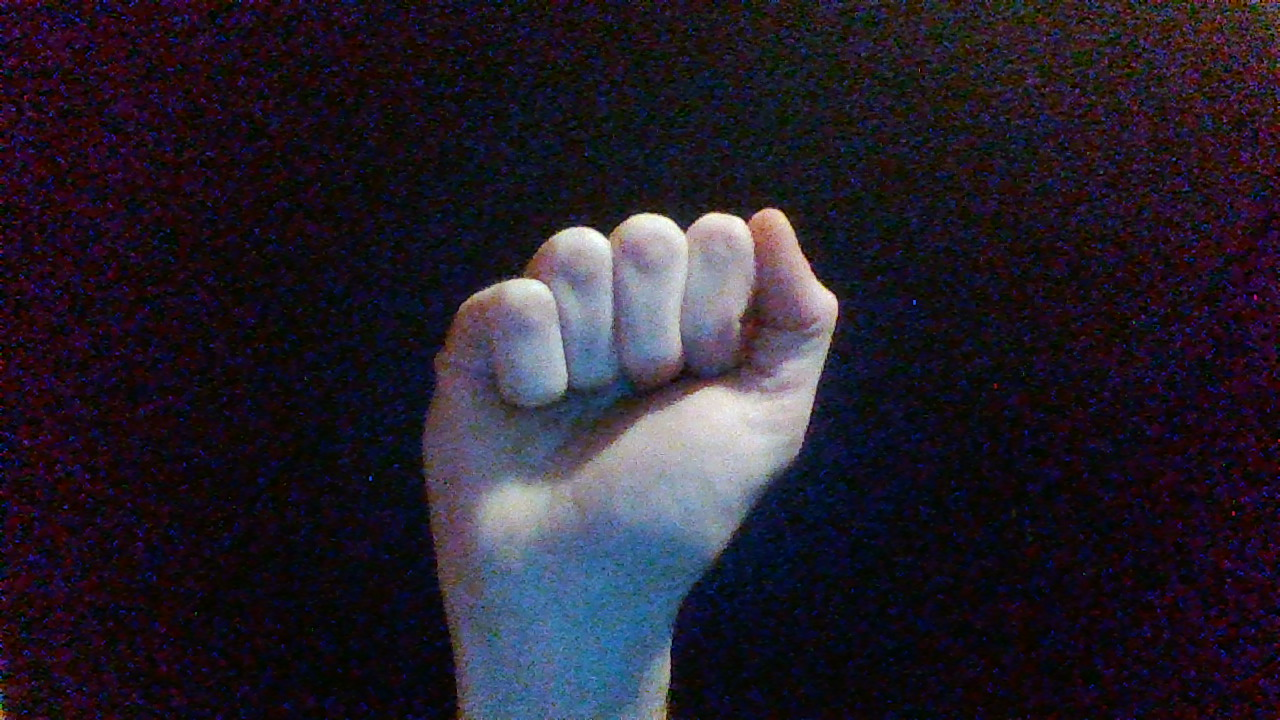
#> input picture images/A1.jpg, 1280 x 720 px
$ python -i process.py   (imports and definitions only)
#> lines starting #> are read from the running program, lines starting #| are printed output that depends on the picture; after the words box and inside, x2 and y2 are one past the last pixel; in counts of white or black regions, pixels touching at a corner belong together
# Imports

import cv2
import imutils
import numpy as np


# tabela znakow do rozpoznania

'''
characters = ["A", "B", "L", "V", "Y"]

im = cv2.imread("images/Y1.jpg")
cv2.imshow("Image", im)
cv2.waitKey(0)


gray = cv2.cvtColor(im, cv2.COLOR_BGR2GRAY)
gray = cv2.GaussianBlur(gray, (5, 5), 0)
cv2.imshow("Gray", gray)
cv2.waitKey(0)

lower = np.array(68)
upper = np.array(255)

frame_threshold = cv2.inRange(gray, lower, upper)

cv2.imshow("Threshold", frame_threshold)
cv2.waitKey(0)
'''
font = cv2.FONT_HERSHEY_SIMPLEX

# funcja przetwarzajaca zdjecia i znajdujaca charakterystyczne punkty na zdjeciach
def preprocess_image(image):

    # ladowanie zdjecia
#> called with image = 'images/A1.jpg'
    im = cv2.imread(image)
#> im is the input picture: shape (720, 1280, 3); mean B, G, R 42.7, 31, 37
    imag = cv2.imread(image)

    im = im[10:-10,10:-10]
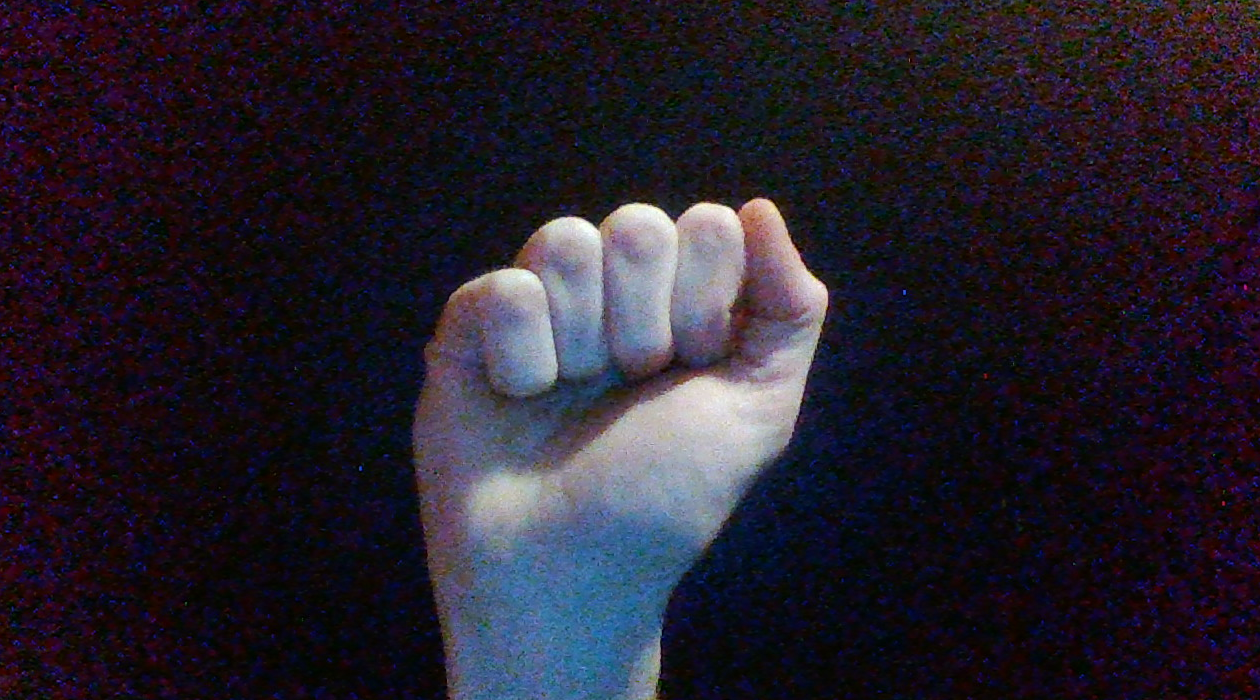
#> im: shape (700, 1260, 3); mean B, G, R 43.2, 31.5, 37.2

    # konwersja na zdjecie czarno-biale oraz dadanie rozmycia Gaussa
    gray = cv2.cvtColor(im, cv2.COLOR_BGR2GRAY)
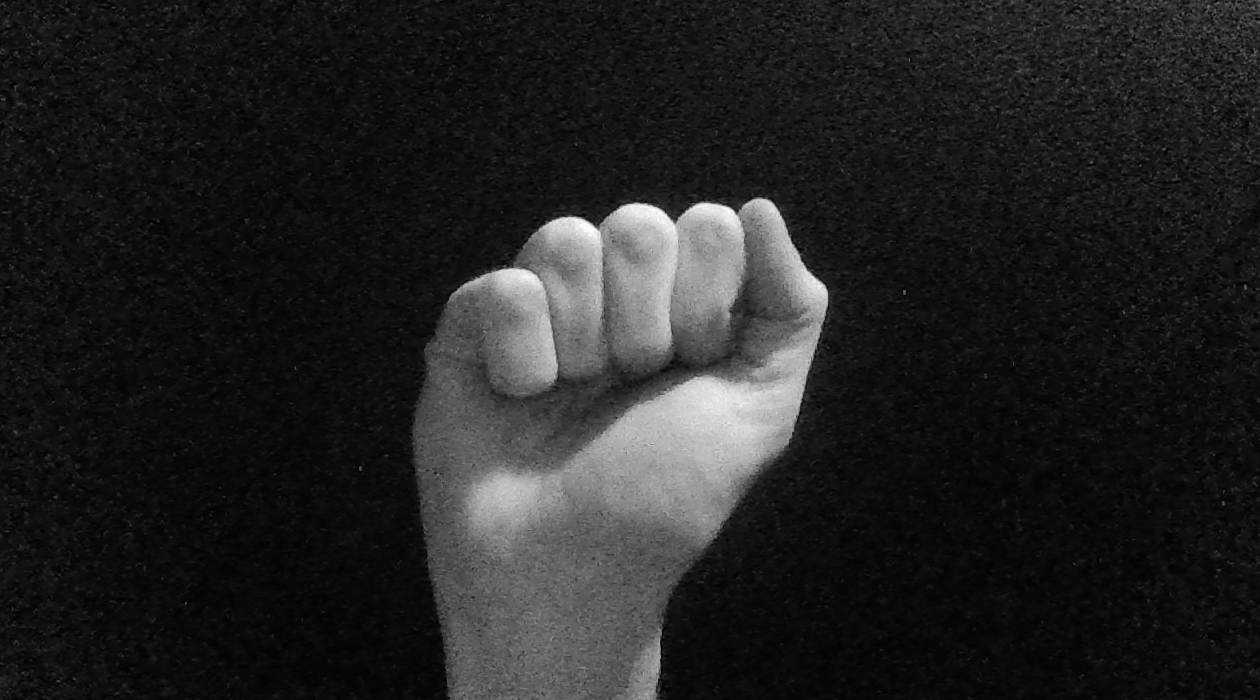
#> gray: shape (700, 1260); min 0, max 254, mean 34.5
    gray = cv2.GaussianBlur(gray, (5, 5), 0)

    # ustalenie granic thresholdu aby wykryc granice dloni
    lower = np.array([77, 77, 77])
    upper = np.array([255, 255, 255])

    frame_threshold = cv2.inRange(im, lower, upper)
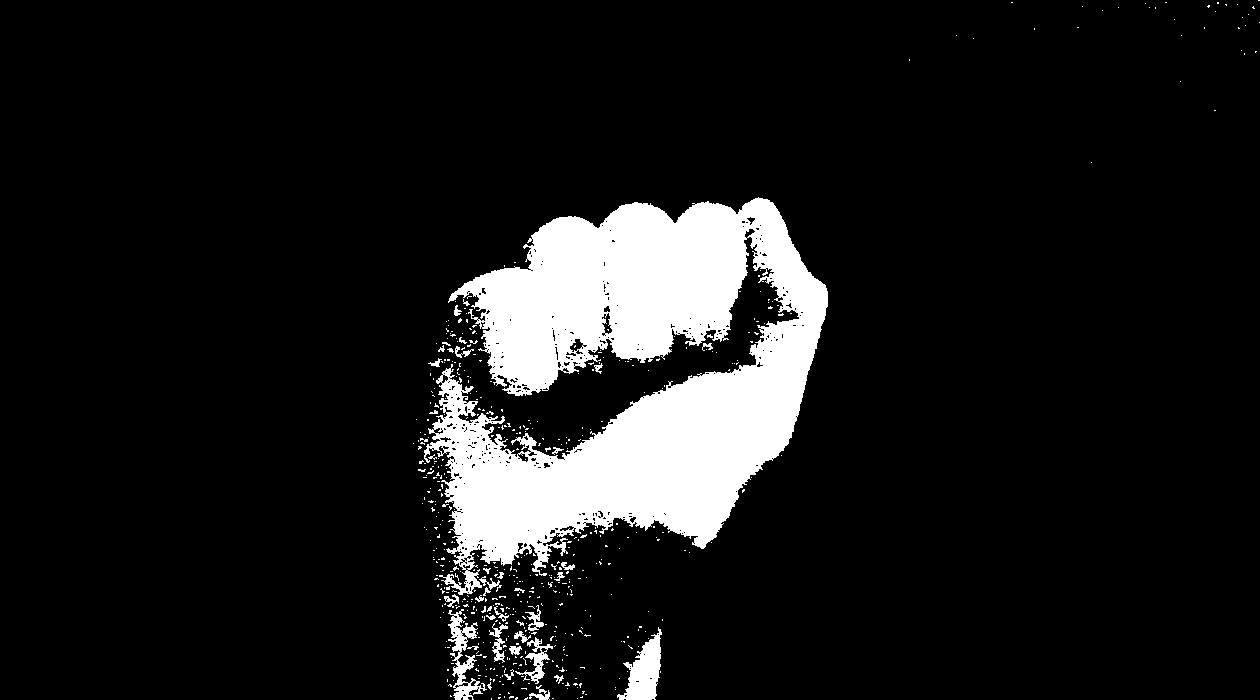
#> frame_threshold: shape (700, 1260); 10.6% white; 564 white regions (530 under 20 px)


    #znalezienie kontur oraz wybranie najdluzszej (obrys dloni)
    cnts = cv2.findContours(frame_threshold.copy(), cv2.RETR_EXTERNAL,
	cv2.CHAIN_APPROX_SIMPLE)
#> cnts = 561 contours, 540 with area under 20; largest, box (x1, y1, x2, y2) and area: (424, 197, 828, 595) 85541, (617, 627, 662, 700) 1545, (448, 609, 487, 700) 1074, (515, 637, 553, 684) 418, (489, 623, 508, 663) 194
    cnts = imutils.grab_contours(cnts)
    c = max(cnts, key=cv2.contourArea)
#> c = contour of 3031 points, box (x1, y1, x2, y2) (424, 197, 828, 595), area 85541

    # punkty charakterystyczne (maxLeft, maxRight, extTop, extBot)
    extLeft = tuple(c[c[:, :, 0].argmin()][0])
#> extLeft = (424, 450)
    extRight = tuple(c[c[:, :, 0].argmax()][0])
#> extRight = (827, 306)
    extTop = tuple(c[c[:, :, 1].argmin()][0])
#> extTop = (758, 197)
    extBot = tuple(c[c[:, :, 1].argmax()][0])
#> extBot = (459, 594)

    # dorysowanie punktow do zdjecia
    cv2.drawContours(im, [c], -1, (0, 255, 255), 2)
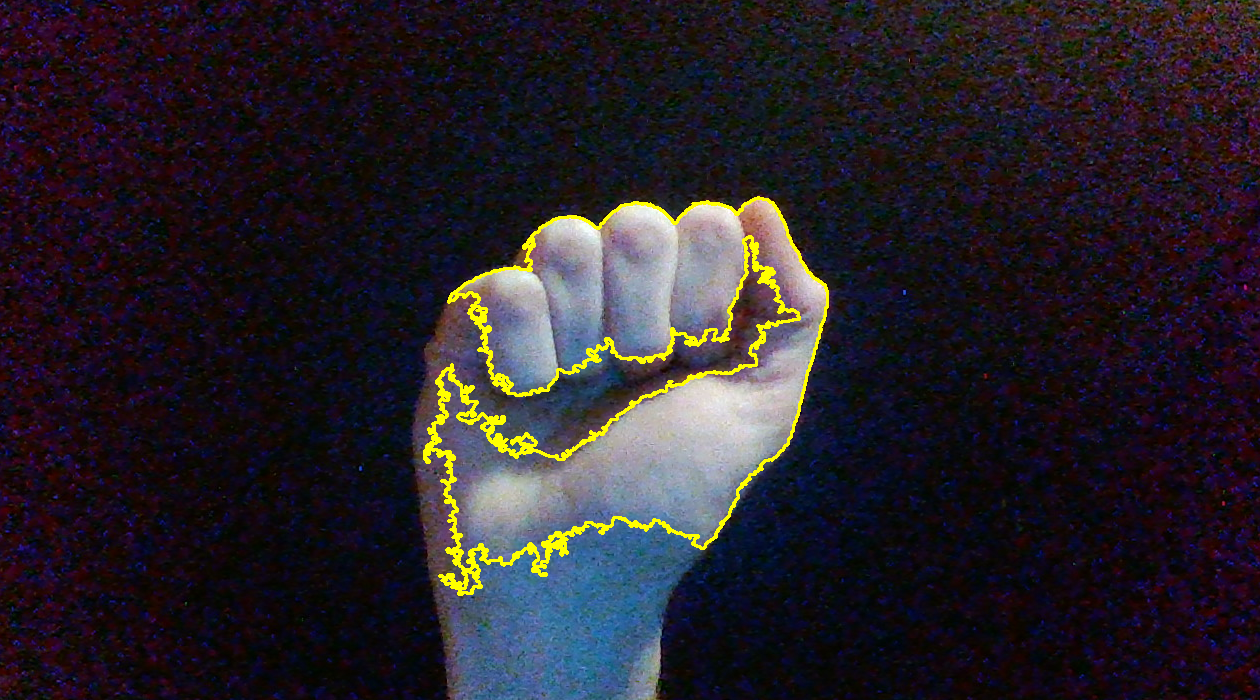
#> im: shape (700, 1260, 3); 1.62% of pixels changed, all inside (x1, y1, x2, y2) = (423, 196, 829, 596)
    cv2.circle(im, extLeft, 8, (0, 0, 255), -1)
#> im: shape (700, 1260, 3); 0.02% of pixels changed, all inside (x1, y1, x2, y2) = (416, 442, 433, 459)
    cv2.circle(im, extRight, 8, (0, 255, 0), -1)
#> im: shape (700, 1260, 3); mean B, G, R 41.4, 34.1, 39.7
    cv2.circle(im, extTop, 8, (255, 0, 0), -1)
#> im: shape (700, 1260, 3); mean B, G, R 41.4, 34.1, 39.6
    cv2.circle(im, extBot, 8, (255, 255, 0), -1)
#> im: shape (700, 1260, 3); mean B, G, R 41.5, 34.1, 39.6
    # show the output image
    cv2.imshow(image, im)

    cv2.waitKey(0)

    return imag, extLeft, extRight, extTop, extBot


# funkcja obliczajaca charakterystyki pukntow charakterystycznych

def predict(left, right, top, bot):
    width = right[0] - left[0]
    heigth = bot[1] - top[1]
    x_shift = right[1] - left[1]
    y_shift = top[0] - left[0]
    return width, heigth, x_shift, y_shift

'''
imag, l, r, t, b = preprocess_image(f"images/V3.jpg")

width, heigth, x_shift, y_shift = predict(l, r, t, b)


# na podstawie charekterystyk przewidywanie znaku

if width < 430 and width > 394 and heigth < 560 and heigth > 502 and x_shift < -120 and x_shift > -150 and y_shift < 366 and y_shift > 320:
    cv2.putText(imag, 'A', (100,100), font, 3, (0, 255, 0), 2, cv2.LINE_AA)
elif width < 340 and width > 294 and heigth < 710 and heigth > 600 and x_shift < 20 and x_shift > -66 and y_shift < 200 and y_shift > 144:
    cv2.putText(imag, 'B', (100,100), font, 3, (0, 255, 0), 2, cv2.LINE_AA)
elif width < 582 and width > 520 and heigth < 710 and heigth > 660 and x_shift < -110 and x_shift > -170 and y_shift < 300 and y_shift > 244:
    cv2.putText(imag, 'L', (100,100), font, 3, (0, 255, 0), 2, cv2.LINE_AA)
elif width < 350 and width > 290 and heigth < 674 and heigth > 580 and x_shift < -70 and x_shift > -200 and y_shift < 130 and y_shift > 80:
    cv2.putText(imag, 'V', (100,100), font, 3, (0, 255, 0), 2, cv2.LINE_AA)
elif width < 600 and width > 560 and heigth < 640 and heigth > 600 and x_shift < 240 and x_shift > 200 and y_shift < 30 and y_shift > 0:
    cv2.putText(imag, 'Y', (100,100), font, 3, (0, 255, 0), 2, cv2.LINE_AA)
else:
    print("can't recognise")

cv2.imshow("PREDICT", imag)
cv2.waitKey(0)
'''

>>> result = preprocess_image('images/A1.jpg')
#> result = 5 items

$ run again, on images/B1.jpg
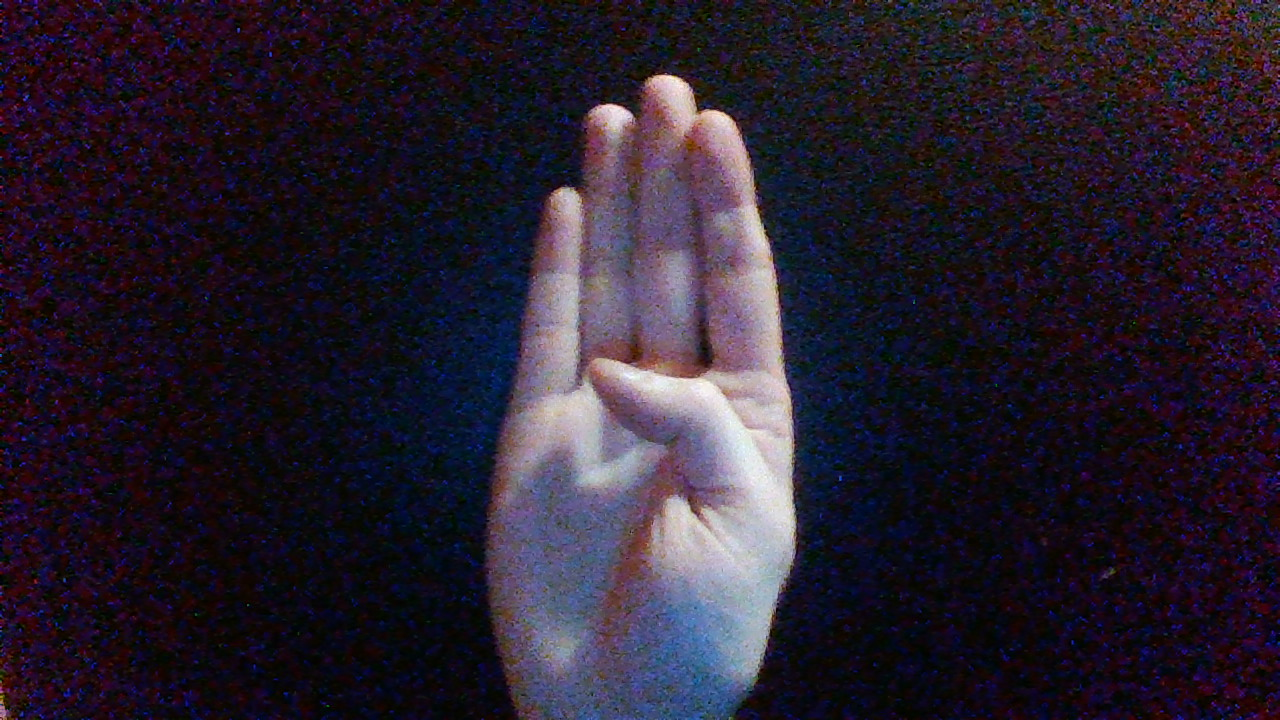
#> input picture images/B1.jpg, 1280 x 720 px
#> in preprocess_image, im is the input picture: shape (720, 1280, 3); mean B, G, R 45.6, 31.5, 39.7
#> in preprocess_image, `frame_threshold = cv2.inRange(im, lower, upper)`:
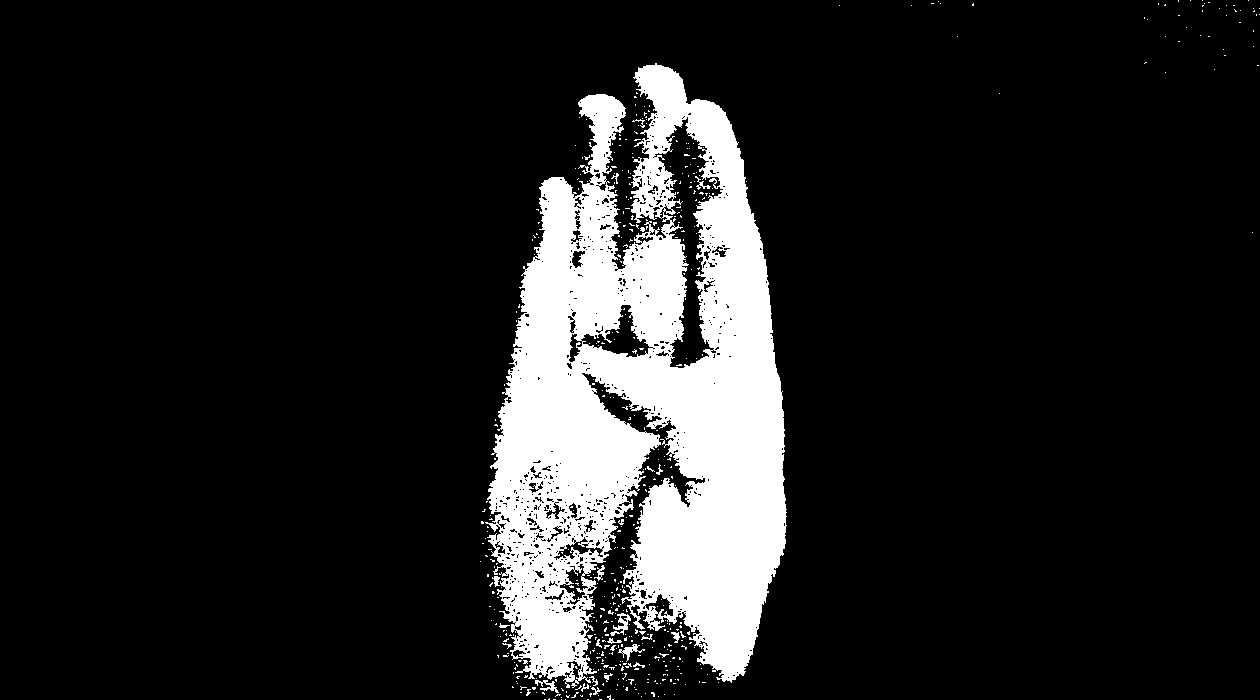
#> frame_threshold: shape (700, 1260); 12.9% white; 512 white regions (490 under 20 px)
#> cnts = 429 contours, 421 with area under 20; largest, box (x1, y1, x2, y2) and area: (485, 63, 787, 688) 121774, (610, 613, 631, 636) 144, (618, 644, 645, 662) 100, (535, 680, 559, 693) 72, (594, 565, 605, 581) 44, (671, 632, 680, 643) 35, (492, 576, 500, 587) 32, (607, 638, 622, 644) 24
#> c = contour of 3347 points, box (x1, y1, x2, y2) (485, 63, 787, 688), area 121774
#> extLeft = (485, 522)
#> extRight = (786, 525)
#> extTop = (655, 63)
#> extBot = (566, 687)
#> in preprocess_image, `cv2.drawContours(im, [c], -1, (0, 255, 255), 2)`:
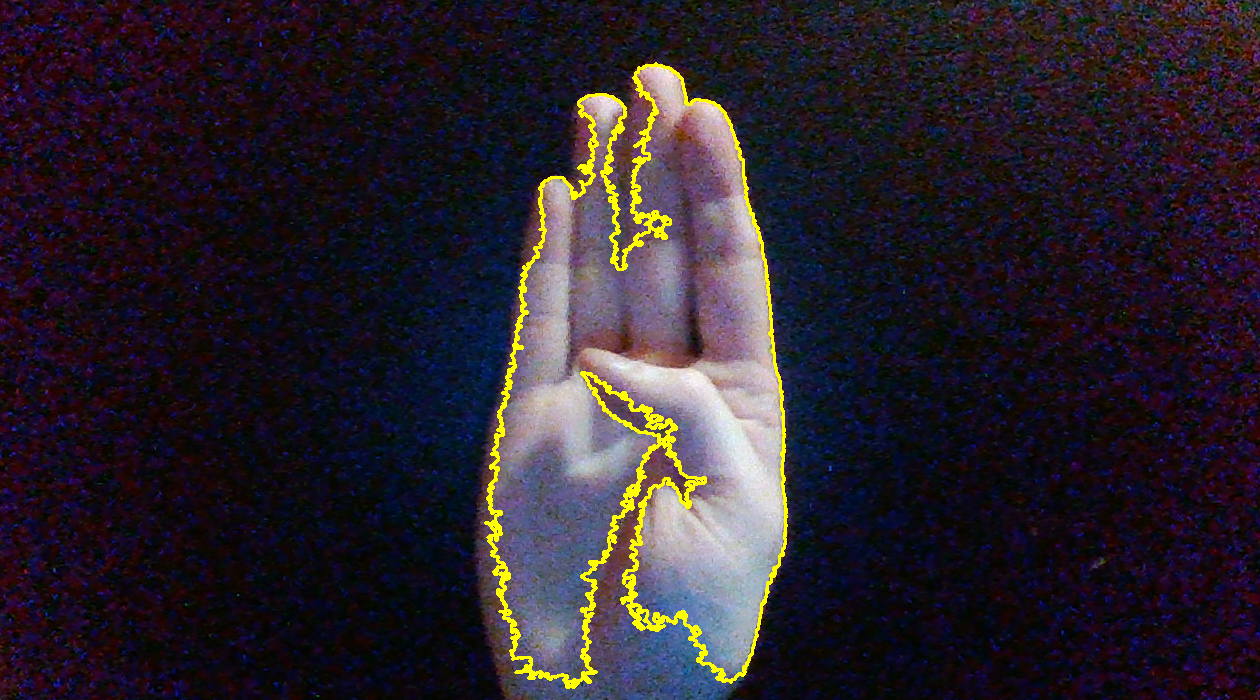
#> im: shape (700, 1260, 3); mean B, G, R 44.1, 35.1, 42.7
#> result = 5 items
